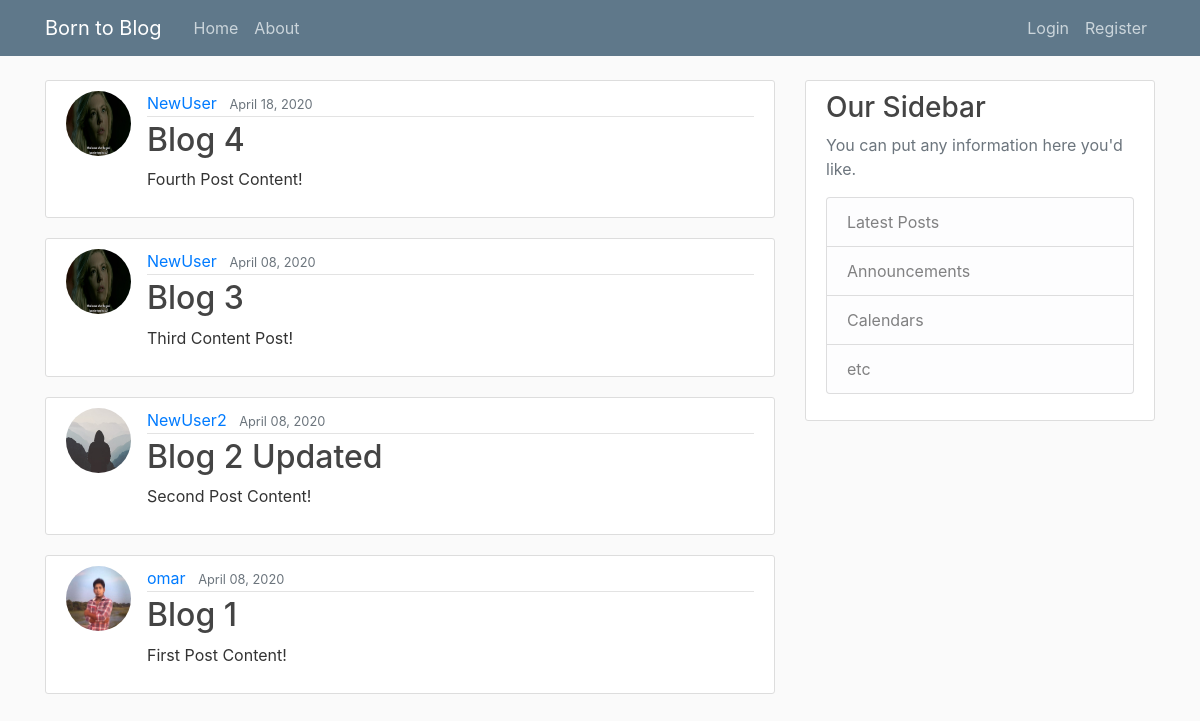
The app's page /, older data.
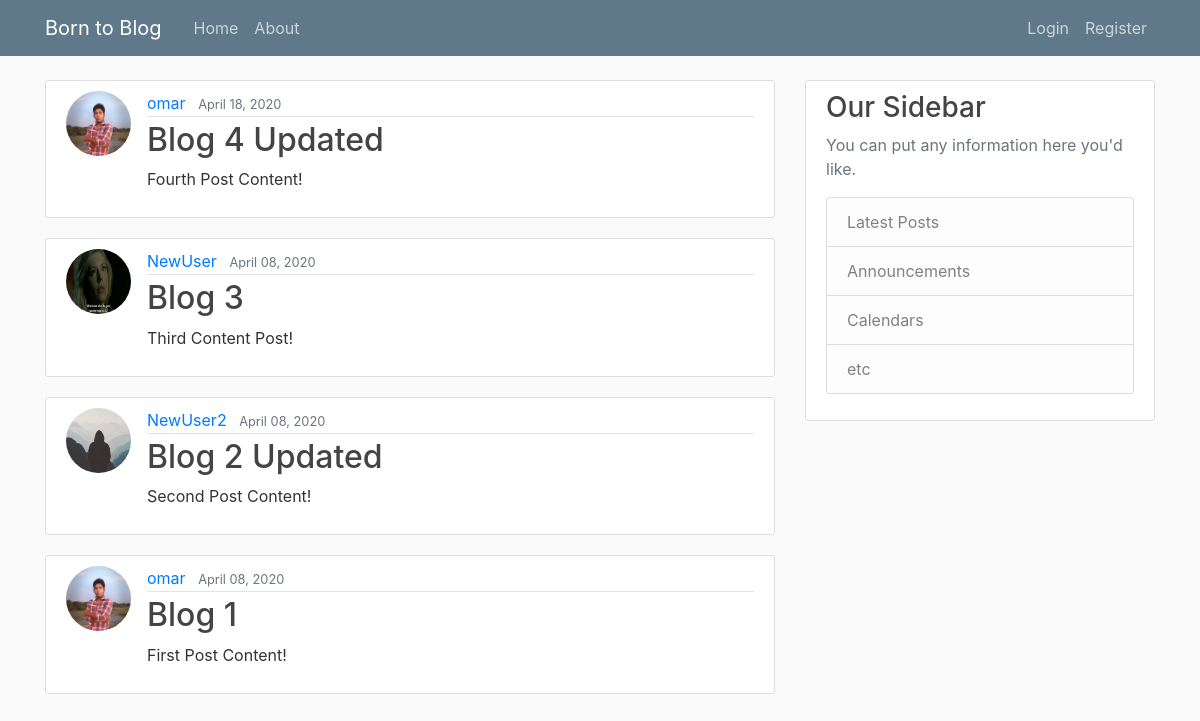
The same page, newer data.
### blog/models.py (models this page shows, shortened)
class Post(models.Model):
    title = models.CharField(max_length=100)
    content = models.TextField()
    date_posted = models.DateTimeField(default=timezone.now)
    author = models.ForeignKey(User, on_delete=models.CASCADE)

### users/models.py (models this page shows, shortened)
class Profile(models.Model):
    user = models.OneToOneField(User, on_delete=models.CASCADE)   # One-To-One Relationship With The Existing User Model
    image = models.ImageField(default='default.jpg', upload_to='profile_pics')   # upload_to means directory, which will create to store profile images.

### blog/views.py (the view)
# urls.py: path('', PostListView.as_view(), name='blog-home'),
class PostListView(ListView):
    model = Post  # This will tell my ListView. What model to query and In order to create the list.
    template_name = 'blog/home.html'  # <app>/<model>_<viewtype>.html
    context_object_name = 'posts'
    ordering = ['-date_posted']  # ['date_posted'] - oldest to newest and ['-date_posted'] - newest to oldest

### blog/templates/blog/home.html
{% extends 'blog/base.html' %}
{% block content %}
    {% for post in posts %}
        <article class="media content-section">
          <img class="rounded-circle article-img" src="{{ post.author.profile.image.url }}" alt="">
          <div class="media-body">
            <div class="article-metadata">
              <a class="mr-2" href="{% url 'post-detail' post.id %}">{{ post.author }}</a>
              <small class="text-muted">{{ post.date_posted | date:"F d, Y" }}</small>
            </div>
            <h2><a class="article-title" href="{% url 'post-detail' post.id %}">{{ post.title }}</a></h2>
            <p class="article-content">{{ post.content }}</p>
          </div>
        </article>
    {% endfor %}
{% endblock %}

Row changes from the older to the newer data that the page shows:
changed Post "Fourth Post Content!": author.profile.image: a different picture; author "NewUser" → "omar"; title "Blog 4" → "Blog 4 Updated"
